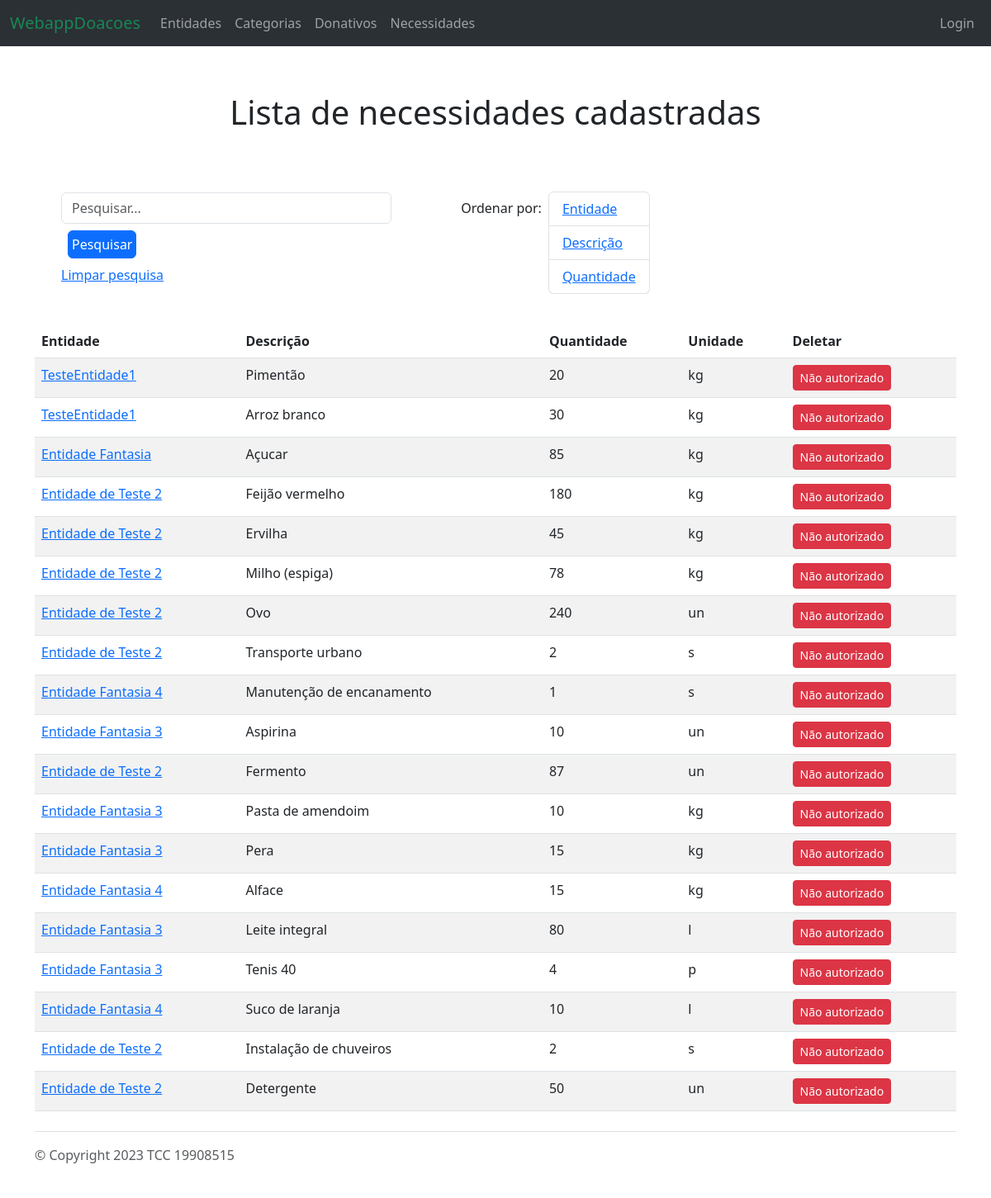
Screenshot of /appdoacoes/necessidades/ with the database file from the repository.
### appdoacoes/models.py (models this page shows, shortened)
class InstanciaDonativo(models.Model):
    id = models.AutoField(primary_key=True)
    donativo = models.ForeignKey('Donativo', null=True, on_delete=models.CASCADE)
    entidade = models.ForeignKey('EmpresaEntidade', null=True, on_delete=models.CASCADE)
    quantidade = models.IntegerField()
    class Meta:
        permissions = [('pode_criar_atualizar_necessidade','Cria/Atualiza necessidade'),('pode_deletar_necessidade','Deleta necessidade')]

class EmpresaEntidade(models.Model):
    cnpj = models.CharField(primary_key=True, max_length=14, validators=[RegexValidator(r'^\d{14}$', 'CNPJ deve conter 14 digitos')])
    nome_fantasia = models.CharField(max_length=100)
    email = models.EmailField(null=True)
    usuario_responsavel = models.OneToOneField(User, on_delete=models.SET_NULL, null=True,blank=True)
    logradouro = models.CharField(max_length=100, null=True,blank=True)
    numero = models.IntegerField(null=True,blank=True)
    bairro = models.CharField(max_length=50, null=True,blank=True)
    cidade = models.CharField(max_length=50, null=True,blank=True)
    ESTADOS = [
        ('AC', 'Acre'),
        ('AL', 'Alagoas'),
        ('AP', 'Amapá'),
        ('AM', 'Amazonas'),
        ('BA', 'Bahia'),
        ('CE', 'Ceará'),
        ('DF', 'Distrito Federal'),
        ('ES', 'Espírito Santo'),
        ('GO', 'Goiás'),
        ('MA', 'Maranhão'),
        ('MT', 'Mato Grosso'),
        ('MS', 'Mato Grosso do Sul'),
        ('MG', 'Minas Gerais'),
        ('PA', 'Pará'),
        ('PB', 'Paraíba'),
        ('PR', 'Paraná'),
        ('PE', 'Pernambuco'),
        ('PI', 'Piauí'),
        ('RJ', 'Rio de Janeiro'),
        ('RN', 'Rio Grande do Norte'),
        ('RS', 'Rio Grande do Sul'),
        ('RO', 'Rondônia'),
        ('RR', 'Roraima'),
        ('SC', 'Santa Catarina'),
        ('SP', 'São Paulo'),
        ('SE', 'Sergipe'),
        ('TO', 'Tocantins')
    ]
    estado = models.CharField(max_length=2, choices=ESTADOS, null=True,blank=True)
    class Meta:
        permissions = [('pode_criar_atualizar_entidade','Cria/Atualiza Entidade'),('pode_deletar_entidade','Deleta Entidade')]
    def __str__(self):
        return self.nome_fantasia

class Donativo(models.Model):
    id = models.AutoField(primary_key=True)
    descricao = models.CharField(max_length=200, unique=True)
    categoria = models.ForeignKey('Categoria', on_delete=models.CASCADE)
    UNIDADES_MEDIDA = (
        ('un', 'Unidade'),
        ('p','Par'),
        ('kg', 'Quilo'),
        ('l', 'Litro'),
        ('m', 'Metro'),
        ('m2','Metro quadrado'),
        ('s','Serviço'),
    )
    unidade = models.CharField(max_length=3, choices=UNIDADES_MEDIDA, blank=True, null=True)
    class Meta:
        permissions = [('pode_criar_atualizar_donativo','Cria/Atualiza Donativo'),('pode_deletar_donativo','Deleta Donativo')]

### appdoacoes/views.py (the view, shortened to what this page needs)
# urls.py: path('necessidades/', views.RegistroNecessidadeListView.as_view(),name='necessidades-list'),
class RegistroNecessidadeListView(generic.ListView):
    model=InstanciaDonativo
    def get_queryset(self):
            qs = super().get_queryset()
            selecao = self.request.GET.get('selecao')
            if selecao == 'entidade':
                qs = qs.order_by('entidade')
            elif selecao == 'donativo':
                qs = qs.order_by('donativo')
            elif selecao == 'quantidade':
                qs = qs.order_by('quantidade')
            elif selecao == 'unidade':
                qs = qs.order_by('unidade')
            else:
                qs = qs
            termo_pesquisado = self.request.GET.get('search')
            return qs

### appdoacoes/templates/appdoacoes/instanciadonativo_list.html (shortened to what this page needs)
{% extends "base_generica.html" %}
{% block content %}
<section class='d-flex flex-row justify-content-center p-2 m-4'>
    <h1>Lista de necessidades cadastradas</h1>
</section>
<section class='container'>
    <div class='d-inline-flex flex-row justify-content-center p-2 m-4'>
        <div>
            <form method="get">
                <input class="form-control me-2 barra-pesquisa" type="text" name="search" placeholder="Pesquisar..." aria-label="Search">
                <button class="btn btn-primary p-1 m-2" type="submit">Pesquisar</button>
            </form>
            <p><a href="?">Limpar pesquisa</a></p>
        </div>
    </div>
    <div class='d-inline-flex flex-row justify-content-center p-2 m-4'>
        <p class='p-2'>Ordenar por:</p>
        <ul class="list-group">
            <li class="list-group-item"><a href="?selecao=entidade">Entidade</a></li>
            <li class="list-group-item"><a href="?selecao=donativo">Descrição</a></li>
            <li class="list-group-item"><a href="?selecao=quantidade">Quantidade</a></li>
        </ul>
    </div>
</section>
<div class='container'>
    <table class='table table-striped table-hover'>
        <thead>
        <tr>
            <th>Entidade</th>
            <th>Descrição</th>
            <th>Quantidade</th>
            <th>Unidade</th>
            <th>Deletar</th>
        </tr>
        </thead>
        <tbody>
            {% for instancia in instanciadonativo_list %}
            <tr>
                <td><a href="{% url 'entidade-detail' pk=instancia.entidade.cnpj %}">{{ instancia.entidade }}</a></td>
                <td>{{ instancia.donativo.descricao }}</td>
                <td>{{ instancia.quantidade }}</td>
                <td>{{ instancia.donativo.unidade }}</td>
                {% if user.is_staff or user == instancia.entidade.usuario_responsavel %}
                    <td>
                        <form method="post" action="{% url 'necessidade-delete' instancia.id %}">
                            {% csrf_token %}
                            <button type="submit" class="btn btn-danger btn-sm">
                                <i class="fa fa-trash"></i> Excluir
                            </button>
                        </form>
                    </td>
                {% else %}
                <td>
                    <button type="" class="btn btn-danger btn-sm">
                         Não autorizado
                    </button>
                </td>
                {% endif %}
            </tr>
        {% empty %}
            <tr>
            <td colspan="3">Nenhum resultado encontrado.</td>
            </tr>
        {% endfor %}
        </tbody>
    </table>
</div>
{% endblock %}

### appdoacoes/static/css/style.css (style rules this page uses)
body { padding-top: 80px; }
.barra-pesquisa { width: 400px; }

### rows the page displays
InstanciaDonativo: entidade "TesteEntidade1", donativo.descricao "Pimentão", quantidade "20", donativo.unidade "kg", shows "Não autorizado"
InstanciaDonativo: entidade "TesteEntidade1", donativo.descricao "Arroz branco", quantidade "30", donativo.unidade "kg", shows "Não autorizado"
InstanciaDonativo: entidade "Entidade Fantasia", donativo.descricao "Açucar", quantidade "85", donativo.unidade "kg", shows "Não autorizado"
InstanciaDonativo: entidade "Entidade de Teste 2", donativo.descricao "Feijão vermelho", quantidade "180", donativo.unidade "kg", shows "Não autorizado"
InstanciaDonativo: entidade "Entidade de Teste 2", donativo.descricao "Ervilha", quantidade "45", donativo.unidade "kg", shows "Não autorizado"
InstanciaDonativo: entidade "Entidade de Teste 2", donativo.descricao "Milho (espiga)", quantidade "78", donativo.unidade "kg", shows "Não autorizado"
InstanciaDonativo: entidade "Entidade de Teste 2", donativo.descricao "Ovo", quantidade "240", donativo.unidade "un", shows "Não autorizado"
InstanciaDonativo: entidade "Entidade de Teste 2", donativo.descricao "Transporte urbano", quantidade "2", donativo.unidade "s", shows "Não autorizado"
InstanciaDonativo: entidade "Entidade Fantasia 4", donativo.descricao "Manutenção de encanamento", quantidade "1", donativo.unidade "s", shows "Não autorizado"
InstanciaDonativo: entidade "Entidade Fantasia 3", donativo.descricao "Aspirina", quantidade "10", donativo.unidade "un", shows "Não autorizado"
InstanciaDonativo: entidade "Entidade de Teste 2", donativo.descricao "Fermento", quantidade "87", donativo.unidade "un", shows "Não autorizado"
InstanciaDonativo: entidade "Entidade Fantasia 3", donativo.descricao "Pasta de amendoim", quantidade "10", donativo.unidade "kg", shows "Não autorizado"
InstanciaDonativo: entidade "Entidade Fantasia 3", donativo.descricao "Pera", quantidade "15", donativo.unidade "kg", shows "Não autorizado"
InstanciaDonativo: entidade "Entidade Fantasia 4", donativo.descricao "Alface", quantidade "15", donativo.unidade "kg", shows "Não autorizado"
InstanciaDonativo: entidade "Entidade Fantasia 3", donativo.descricao "Leite integral", quantidade "80", donativo.unidade "l", shows "Não autorizado"
InstanciaDonativo: entidade "Entidade Fantasia 3", donativo.descricao "Tenis 40", quantidade "4", donativo.unidade "p", shows "Não autorizado"
InstanciaDonativo: entidade "Entidade Fantasia 4", donativo.descricao "Suco de laranja", quantidade "10", donativo.unidade "l", shows "Não autorizado"
InstanciaDonativo: entidade "Entidade de Teste 2", donativo.descricao "Instalação de chuveiros", quantidade "2", donativo.unidade "s", shows "Não autorizado"
InstanciaDonativo: entidade "Entidade de Teste 2", donativo.descricao "Detergente", quantidade "50", donativo.unidade "un", shows "Não autorizado"
